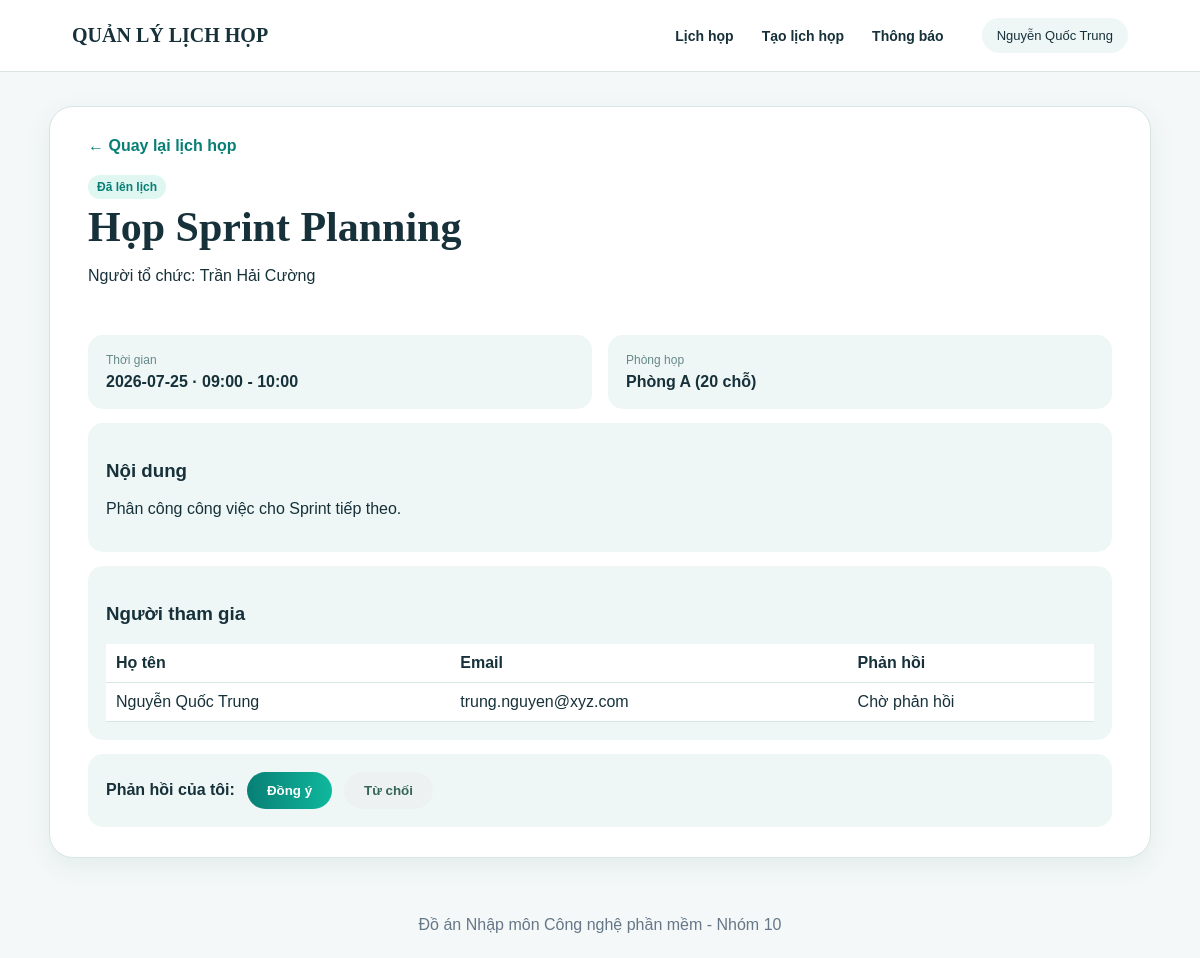
/meetings/1, run on the app's committed database.
### tables this page shows
CREATE TABLE users (
        id INTEGER PRIMARY KEY,
        name TEXT NOT NULL,
        email TEXT NOT NULL UNIQUE
    );

CREATE TABLE meetings (
        id INTEGER PRIMARY KEY AUTOINCREMENT,
        title TEXT NOT NULL,
        meeting_date TEXT NOT NULL,
        start_time TEXT NOT NULL,
        end_time TEXT NOT NULL,
        room_id INTEGER NOT NULL,
        organizer_id INTEGER NOT NULL,
        content TEXT,
        status TEXT NOT NULL DEFAULT 'Đã lên lịch',
        created_at TEXT NOT NULL,
        FOREIGN KEY (room_id) REFERENCES rooms(id),
        FOREIGN KEY (organizer_id) REFERENCES users(id)
    );

CREATE TABLE rooms (
        id INTEGER PRIMARY KEY,
        name TEXT NOT NULL UNIQUE,
        capacity INTEGER NOT NULL,
        equipment TEXT,
        status TEXT NOT NULL DEFAULT 'Hoạt động'
    );

### functions.php (called while the page is built, shortened)
<?php
function h(mixed $value): string
{
    return htmlspecialchars((string) $value, ENT_QUOTES, 'UTF-8');
}
function meetingById(PDO $pdo, int $id): array|false
{
    $stmt = $pdo->prepare(<<<SQL
        SELECT m.*, r.name AS room_name, r.capacity, u.name AS organizer_name
        FROM meetings m
        JOIN rooms r ON r.id = m.room_id
        JOIN users u ON u.id = m.organizer_id
        WHERE m.id = ?
    SQL);
    $stmt->execute([$id]);
    return $stmt->fetch();
}
function view(string $name, array $data = []): void
{
    extract($data, EXTR_SKIP);
    require __DIR__ . '/views/header.php';
    require __DIR__ . '/views/' . $name . '.php';
    require __DIR__ . '/views/footer.php';
}

### views/detail.php (the view, shortened to what this page needs)
<section class="detail-shell">
    <a class="back" href="/meetings">← Quay lại lịch họp</a>
    <div class="detail-header">
        <div>
            <span class="badge"><?= h($meeting['status']) ?></span>
            <h1><?= h($meeting['title']) ?></h1>
            <p>Người tổ chức: <?= h($meeting['organizer_name']) ?></p>
        </div>
    </div>
    <div class="detail-grid">
        <div><span>Thời gian</span><strong><?= h($meeting['meeting_date'] . ' · ' . $meeting['start_time'] . ' - ' . $meeting['end_time']) ?></strong></div>
        <div><span>Phòng họp</span><strong><?= h($meeting['room_name']) ?> (<?= $meeting['capacity'] ?> chỗ)</strong></div>
    </div>
    <div class="content-box"><h3>Nội dung</h3><p><?= h($meeting['content'] ?: 'Không có nội dung.') ?></p></div>
    <div class="content-box">
        <h3>Người tham gia</h3>
        <table>
            <thead><tr><th>Họ tên</th><th>Email</th><th>Phản hồi</th></tr></thead>
            <tbody><?php foreach ($participants as $participant): ?>
                <tr><td><?= h($participant['name']) ?></td><td><?= h($participant['email']) ?></td><td><?= h($participant['response']) ?></td></tr>
            <?php endforeach; ?></tbody>
        </table>
    </div>
    <?php if ($currentResponse !== null && $meeting['status'] !== 'Đã hủy'): ?>
        <form class="response-box" method="post" action="/meetings/<?= $meeting['id'] ?>/response">
            <strong>Phản hồi của tôi:</strong>
            <button class="btn primary" name="response" value="Đồng ý">Đồng ý</button>
            <button class="btn ghost" name="response" value="Từ chối">Từ chối</button>
        </form>
    <?php endif; ?>
</section>

### views/header.php (shortened to what this page needs)
<!DOCTYPE html>
<html lang="vi">
<head>
    <link rel="stylesheet" href="/style.css">
</head>
<body>
<header class="topbar">
    <a class="brand" href="/meetings">QUẢN LÝ LỊCH HỌP</a>
    <nav>
        <a href="/meetings">Lịch họp</a>
        <a href="/meetings/new">Tạo lịch họp</a>
        <a href="/notifications">Thông báo</a>
    </nav>
    <span class="user"><?= h($currentUser['name']) ?></span>
</header>
<main class="page">

### style.css (style rules this page uses)
:root { --teal: #087f75; --teal2: #0fb89c; --ink: #17313a; --soft: #eef7f6; --line: #d8e5e5; --danger: #d9534f; --white: #fff; }
* { box-sizing: border-box; }
body { margin: 0; font-family: Arial, Helvetica, sans-serif; background: #f4f8f8; color: var(--ink); }
a { color: inherit; }
.topbar { height: 72px; padding: 0 6%; display: flex; align-items: center; gap: 38px; position: sticky; top: 0; z-index: 5; background: white; border-bottom: 1px solid var(--line); }
.brand { margin-right: auto; font: 700 20px Georgia, serif; text-decoration: none; }
.topbar nav { display: flex; gap: 28px; }
.topbar nav a { font-size: 14px; font-weight: 600; text-decoration: none; }
.user { padding: 10px 15px; border-radius: 22px; background: var(--soft); font-size: 13px; }
.page { max-width: 1150px; min-height: calc(100vh - 150px); margin: 34px auto; padding: 0 24px; }
.hero-row h1, .form-title h1, .detail-header h1 { margin: 4px 0 8px; font: 700 42px Georgia, serif; }
.btn { display: inline-flex; align-items: center; justify-content: center; padding: 11px 20px; border: 0; border-radius: 24px; cursor: pointer; font-weight: 700; text-decoration: none; }
.primary { color: white; background: linear-gradient(90deg, var(--teal), var(--teal2)); }
.ghost { color: #365; background: #edf1f1; }
.badge { display: inline-block; padding: 5px 9px; border-radius: 12px; color: var(--teal); background: #dff6f1; font-size: 12px; font-weight: 800; }
.form-shell, .detail-shell { padding: 30px 38px; border: 1px solid var(--line); border-radius: 24px; background: white; box-shadow: 0 8px 28px rgba(20, 70, 70, .07); }
.back { color: var(--teal); font-weight: 700; text-decoration: none; }
.detail-header { display: flex; align-items: flex-start; justify-content: space-between; margin: 20px 0; }
.detail-grid { display: grid; grid-template-columns: 1fr 1fr; gap: 16px; }
.detail-grid > div, .content-box, .response-box { margin-top: 14px; padding: 18px; border-radius: 15px; background: var(--soft); }
.detail-grid span { display: block; margin-bottom: 6px; color: #688; font-size: 12px; }
.content-box table { width: 100%; border-collapse: collapse; background: white; }
.content-box th, .content-box td { padding: 10px; border-bottom: 1px solid var(--line); text-align: left; }
.response-box { display: flex; align-items: center; gap: 12px; }

### data on the page
users: name "Nguyễn Quốc Trung"
meetings: status "Đã lên lịch", title "Họp Sprint Planning", organizer.name "Trần Hải Cường", meeting_date+start_time+end_time "2026-07-25 · 09:00 - 10:00", room.name "Phòng A", room.capacity "20", content "Phân công công việc cho Sprint tiếp theo."

### other printed values
$participant['name'] "Nguyễn Quốc Trung"
$participant['email'] "trung.nguyen@xyz.com"
$participant['response'] "Chờ phản hồi"
